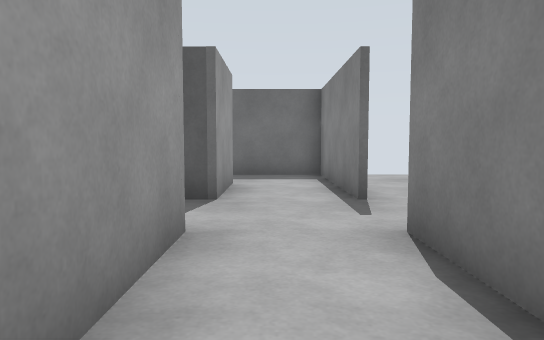
view 1 (above)

22 first-person views from a walk through a robot-simulator world made for Gazebo. The camera is 0.94 m above the floor, tilts 4° down and sees 70° across. The floor is counted in squares, 1 m on a side. Each view is taken from the middle of a square. On the plan, view 1 faces up. The plan holds only what a view shows up to about 13 squares ahead; the rest is blank. The place goes on beyond the plan.

view 2
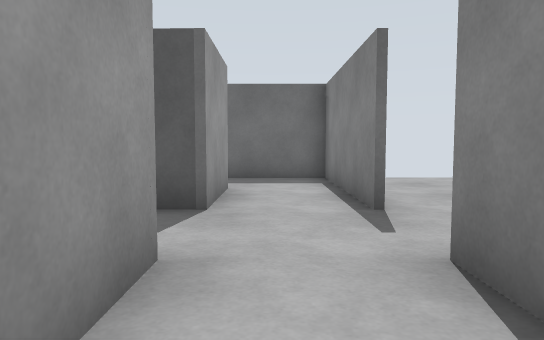

view 3
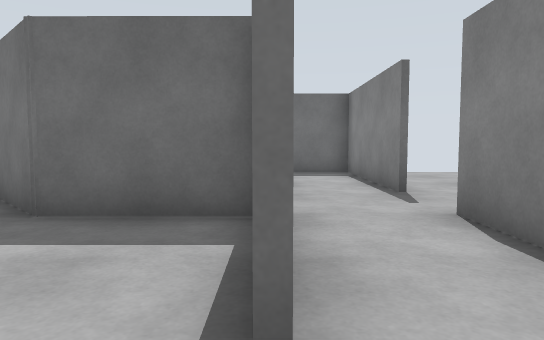

view 4
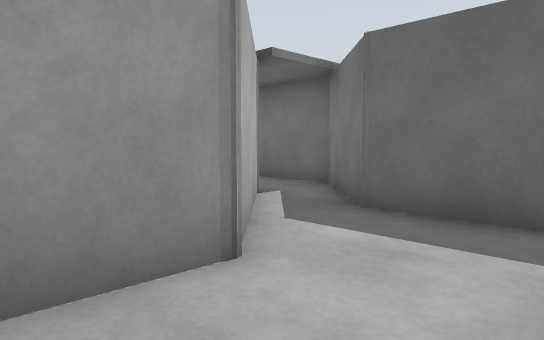

view 5
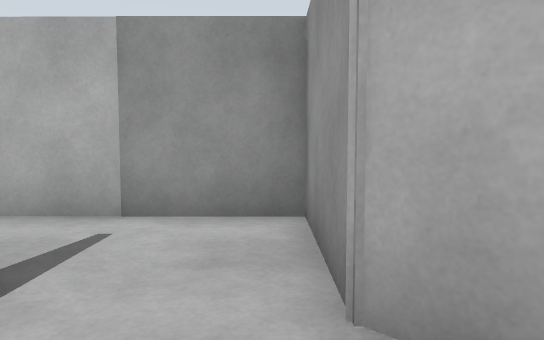

view 6
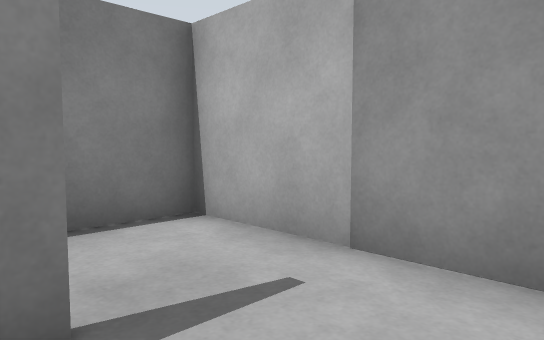

view 7
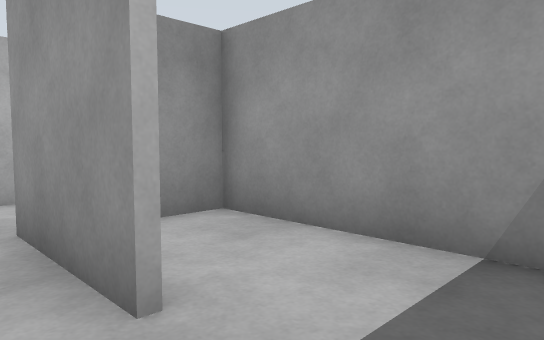

view 8
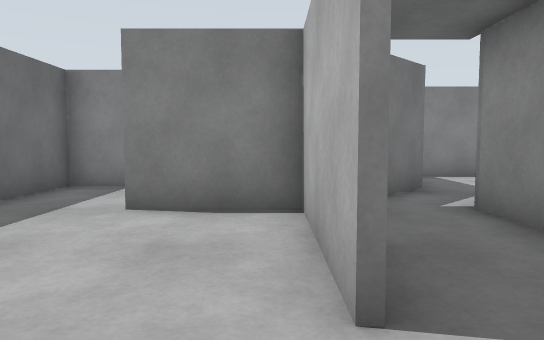

view 9
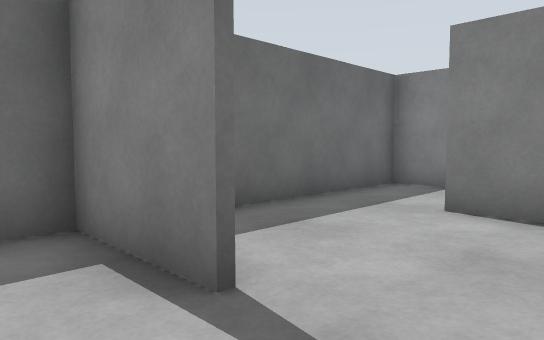

view 10
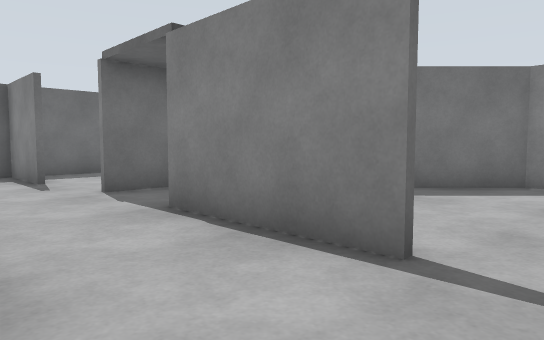

view 11
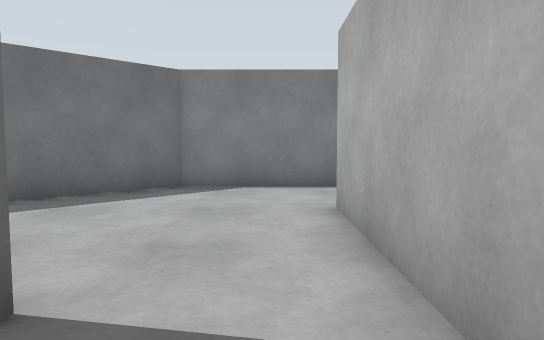

view 12
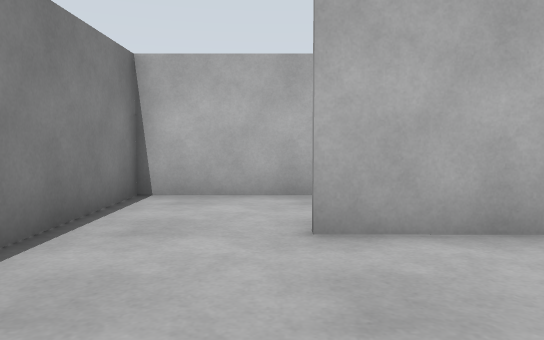

view 13
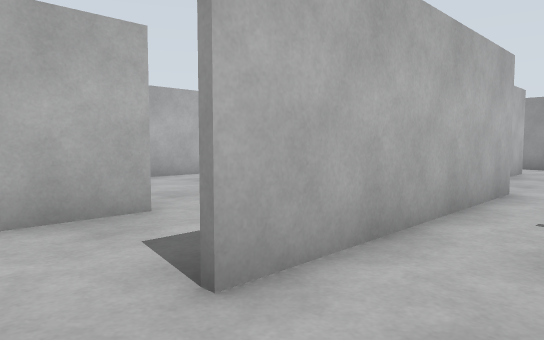

view 14
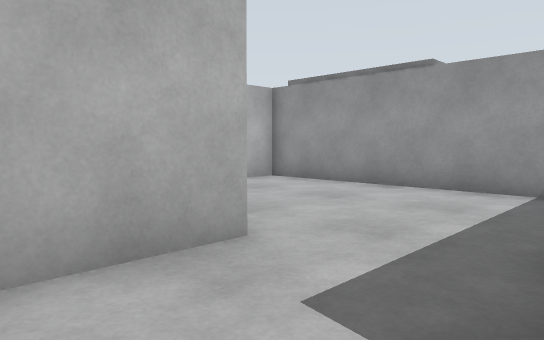

view 15
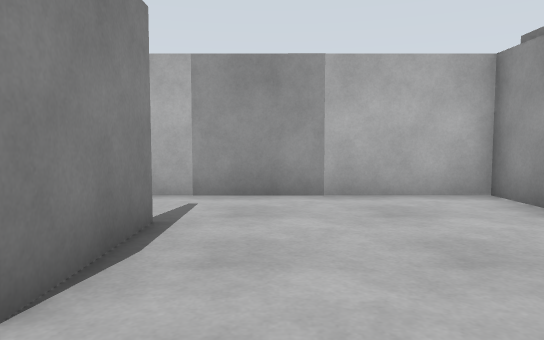

view 16
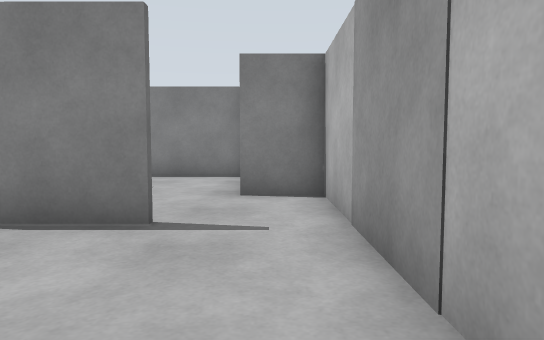

view 17
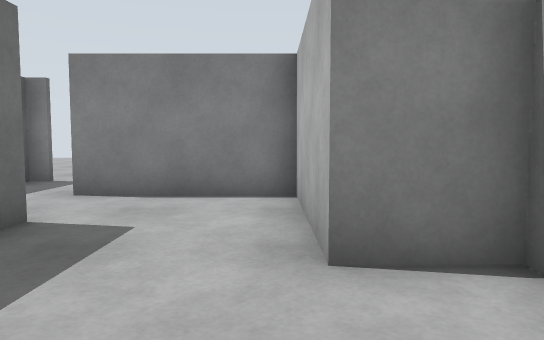

view 18
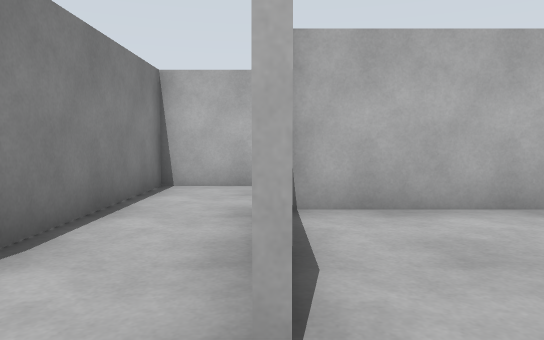

view 19
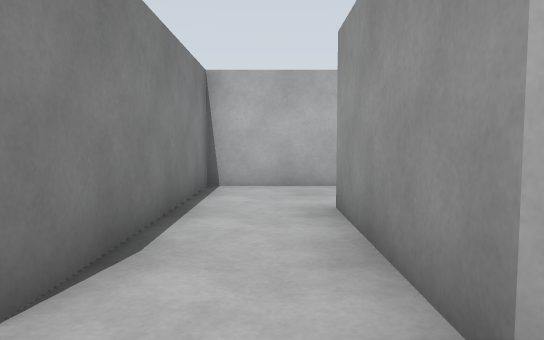

view 20
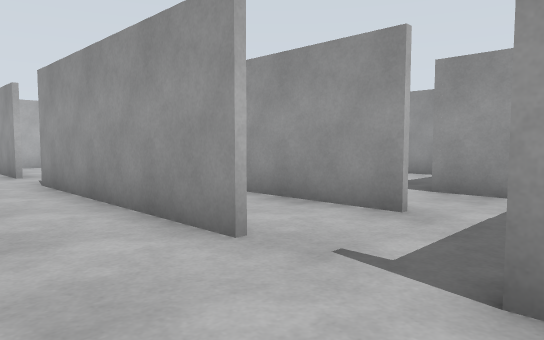

view 21
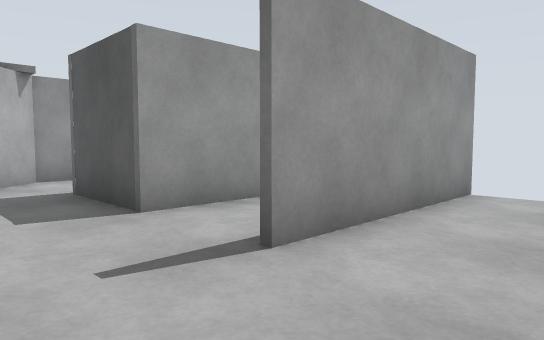

view 22
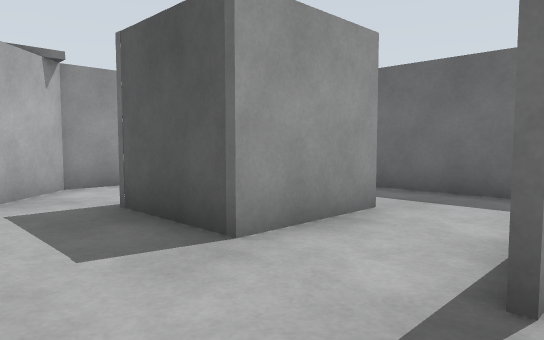

### Floor plan
Key: @ floor where view 1 was taken; # wall or solid block; . floor; B barrier; G grey box.
Columns run from 19 left of view 1 to 4 right of it. Each row starts with its distance up from view 1.
 12         #############
 11         #......#....#...
 10        .#......#....#...
  9        .#...#. #..#.#...
  8         ....#  #..#.#..
  7        .....#..#.B#.#...
  6        ..#G###.#BB......
  5        ......##........
  4        ..#G########.#. .
  3        ..#  .##...#.#
  2        ..# ...##..#.#
  1        ..#.....#..#.#
  0        ........#...@#
 -1       .........#....#
 -2  .....#######..#BB###...
 -3 ###   #........#.......
 -4       #........#........
 -5       #....#####..#.#...
 -6       #....#......#.#..
 -7       #....#......#.#..
 -8       #..........##.#..
 -9       #.......####..#..
-10       ####BB###   ..#..
-11                   ..#.
-12                   ###.
-13                     ..
-14                     #.
-15                     #.
-16                     #

Positions as (right, up) in squares from view 1, and headings:
1: (0, 0), facing up
2: (0, 1), facing up
3: (-1, -1), facing up
4: (-1, -1), facing up-left
5: (-3, 3), facing down
6: (-3, 1), facing down-right
7: (0, 11), facing down-left
8: (-12, 7), facing right
9: (-12, 7), facing up-right
10: (-13, -1), facing up-right
11: (-12, -1), facing right
12: (-6, 2), facing down
13: (-5, 0), facing down-left
14: (-5, -2), facing down-left
15: (-9, -3), facing down
16: (-12, -9), facing right
17: (-8, -8), facing right
18: (-1, -3), facing down
19: (0, -3), facing down
20: (4, -2), facing down-left
21: (4, 4), facing up-left
22: (2, 4), facing up-left
